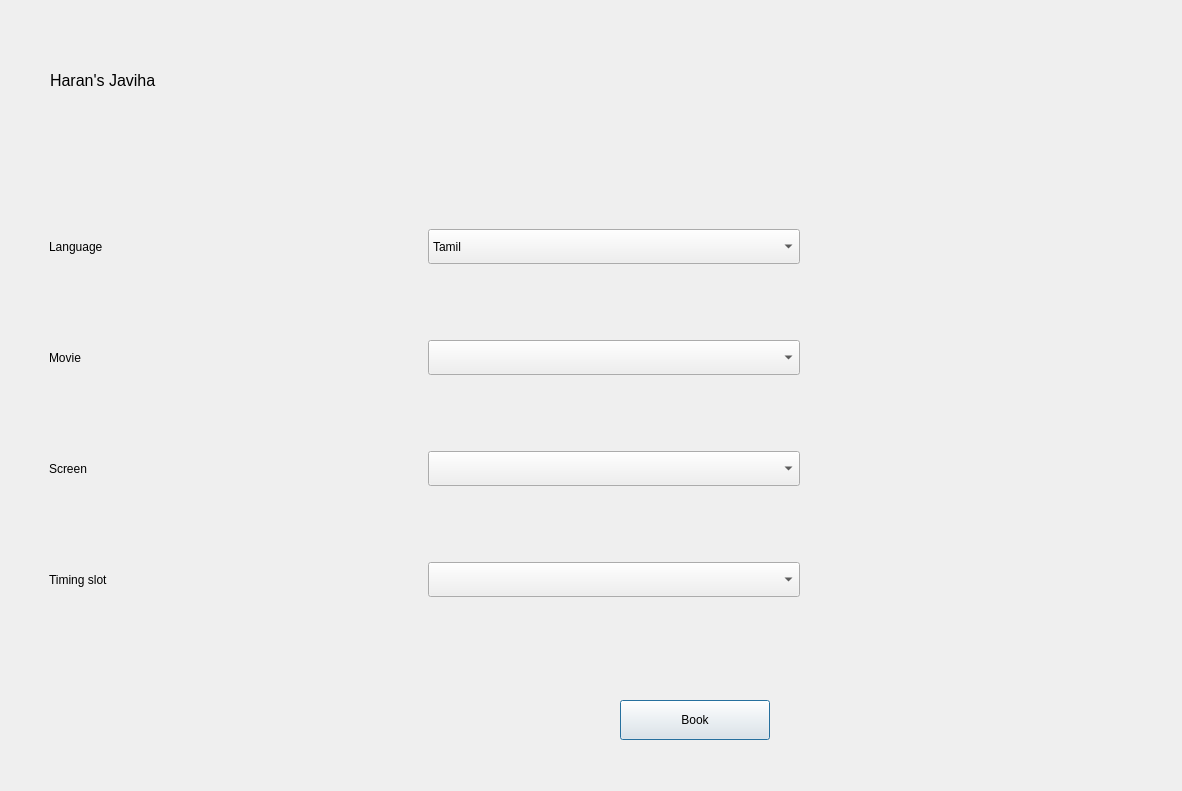
<?xml version="1.0" encoding="UTF-8"?>
<ui version="4.0">
 <class>Dialog</class>
 <widget class="QDialog" name="Dialog">
  <property name="geometry">
   <rect>
    <x>0</x>
    <y>0</y>
    <width>1182</width>
    <height>791</height>
   </rect>
  </property>
  <property name="windowTitle">
   <string>Dialog</string>
  </property>
  <widget class="QWidget" name="bgwidget" native="true">
   <property name="geometry">
    <rect>
     <x>0</x>
     <y>0</y>
     <width>1201</width>
     <height>801</height>
    </rect>
   </property>
   <property name="maximumSize">
    <size>
     <width>16777215</width>
     <height>801</height>
    </size>
   </property>
   <property name="styleSheet">
    <string notr="true"/>
   </property>
   <widget class="QLabel" name="error">
    <property name="geometry">
     <rect>
      <x>220</x>
      <y>590</y>
      <width>341</width>
      <height>20</height>
     </rect>
    </property>
    <property name="styleSheet">
     <string notr="true">font: 12pt &quot;MS Shell Dlg 2&quot;; color:red;</string>
    </property>
    <property name="text">
     <string/>
    </property>
   </widget>
   <widget class="QLabel" name="label">
    <property name="geometry">
     <rect>
      <x>50</x>
      <y>50</y>
      <width>751</width>
      <height>61</height>
     </rect>
    </property>
    <property name="font">
     <font>
      <family>MS Shell Dlg 2</family>
      <pointsize>12</pointsize>
      <weight>50</weight>
      <italic>false</italic>
      <bold>false</bold>
     </font>
    </property>
    <property name="styleSheet">
     <string notr="true">font: 12pt &quot;MS Shell Dlg 2&quot;;</string>
    </property>
    <property name="text">
     <string>Haran's Javiha</string>
    </property>
   </widget>
   <widget class="QWidget" name="verticalLayoutWidget">
    <property name="geometry">
     <rect>
      <x>49</x>
      <y>159</y>
      <width>751</width>
      <height>511</height>
     </rect>
    </property>
    <layout class="QVBoxLayout" name="verticalLayout">
     <item>
      <layout class="QHBoxLayout" name="horizontalLayout">
       <item>
        <widget class="QLabel" name="label_3">
         <property name="styleSheet">
          <string notr="true">font: 14pt &quot;MS Shell Dlg 2&quot;;</string>
         </property>
         <property name="text">
          <string>Language</string>
         </property>
        </widget>
       </item>
       <item>
        <widget class="QComboBox" name="language">
         <property name="minimumSize">
          <size>
           <width>200</width>
           <height>35</height>
          </size>
         </property>
         <property name="styleSheet">
          <string notr="true"/>
         </property>
         <item>
          <property name="text">
           <string>Tamil</string>
          </property>
         </item>
         <item>
          <property name="text">
           <string>English</string>
          </property>
         </item>
         <item>
          <property name="text">
           <string>Hindi</string>
          </property>
         </item>
        </widget>
       </item>
      </layout>
     </item>
     <item>
      <layout class="QHBoxLayout" name="horizontalLayout_3">
       <item>
        <widget class="QLabel" name="label_4">
         <property name="styleSheet">
          <string notr="true">font: 14pt &quot;MS Shell Dlg 2&quot;;</string>
         </property>
         <property name="text">
          <string>Movie</string>
         </property>
        </widget>
       </item>
       <item>
        <widget class="QComboBox" name="cinema">
         <property name="enabled">
          <bool>true</bool>
         </property>
         <property name="minimumSize">
          <size>
           <width>0</width>
           <height>35</height>
          </size>
         </property>
         <property name="styleSheet">
          <string notr="true"/>
         </property>
        </widget>
       </item>
      </layout>
     </item>
     <item>
      <layout class="QHBoxLayout" name="horizontalLayout_2">
       <item>
        <widget class="QLabel" name="label_2">
         <property name="styleSheet">
          <string notr="true">font: 14pt &quot;MS Shell Dlg 2&quot;;</string>
         </property>
         <property name="text">
          <string>Screen</string>
         </property>
        </widget>
       </item>
       <item>
        <widget class="QComboBox" name="Screen">
         <property name="enabled">
          <bool>true</bool>
         </property>
         <property name="minimumSize">
          <size>
           <width>0</width>
           <height>35</height>
          </size>
         </property>
         <property name="styleSheet">
          <string notr="true"/>
         </property>
        </widget>
       </item>
      </layout>
     </item>
     <item>
      <layout class="QHBoxLayout" name="horizontalLayout_4">
       <item>
        <widget class="QLabel" name="label_5">
         <property name="styleSheet">
          <string notr="true">font: 14pt &quot;MS Shell Dlg 2&quot;;</string>
         </property>
         <property name="text">
          <string>Timing slot</string>
         </property>
        </widget>
       </item>
       <item>
        <widget class="QComboBox" name="Timing">
         <property name="enabled">
          <bool>true</bool>
         </property>
         <property name="minimumSize">
          <size>
           <width>0</width>
           <height>35</height>
          </size>
         </property>
         <property name="styleSheet">
          <string notr="true"/>
         </property>
        </widget>
       </item>
      </layout>
     </item>
    </layout>
   </widget>
   <widget class="QPushButton" name="book">
    <property name="geometry">
     <rect>
      <x>620</x>
      <y>700</y>
      <width>150</width>
      <height>40</height>
     </rect>
    </property>
    <property name="styleSheet">
     <string notr="true"/>
    </property>
    <property name="text">
     <string>Book</string>
    </property>
   </widget>
  </widget>
 </widget>
 <resources/>
 <connections/>
</ui>
